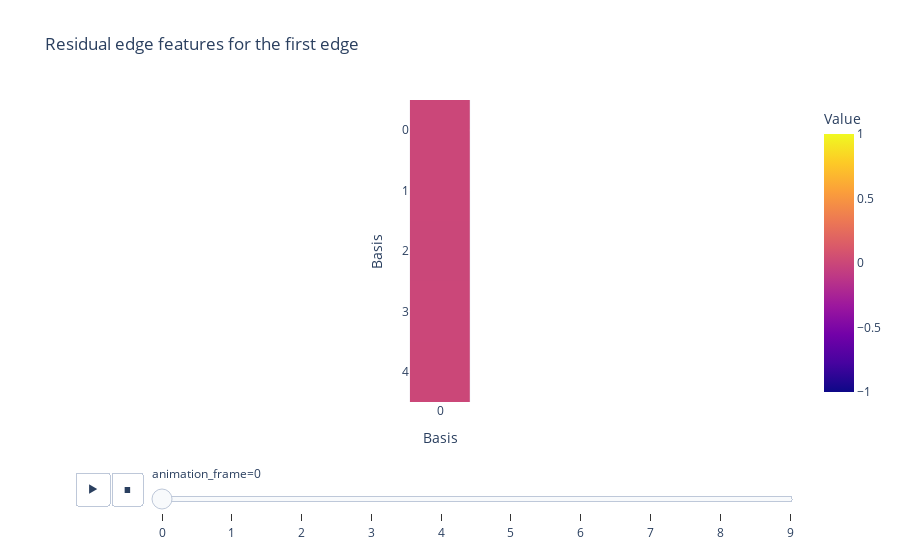

Notebook source saved alongside this figure:
### Code cell
irreps_edge_feature = o3.Irreps("2x0e+1x1o")

D_matrices = []
residual_rotated_edge_features = []

for idx, angle in enumerate(angles):
    alpha, beta, gamma = angle

    rotation_matrix = rotate_three_dimensions(alpha, beta, gamma)
    rotation_matrix = torch.tensor(rotation_matrix)
    if idx == 0:
        rotation_matrix_0 = rotation_matrix

    # Reference the rotation matrix to the first one
    rotation_matrix = rotation_matrix @ rotation_matrix_0.T

    D_matrix = irreps_edge_feature.D_from_matrix(rotation_matrix)
    D_matrix = D_matrix.detach().numpy()

    reference_rotated_edge_features = rotated_edge_features[0]
    # reference_rotated_edge_features = reference_rotated_edge_features.T

    dmat_rotated_edge_features = D_matrix @ reference_rotated_edge_features
    
    # dmat_rotated_edge_features =  reference_rotated_edge_features @ D_matrix.T
    # dmat_rotated_edge_features = D_matrix @ dmat_rotated_edge_features.T

    residual_rotated_edge_features.append(dmat_rotated_edge_features - rotated_edge_features[idx])

residual_rotated_edge_features = np.array(residual_rotated_edge_features)
fig = px.imshow(
    residual_rotated_edge_features, animation_frame=0, labels=dict(x="Basis", y="Basis", color="Value"),
    title="Residual edge features for the first edge", range_color=[-1, 1],
)
fig.update_xaxes(tickmode='linear')
fig.update_yaxes(tickmode='linear')
fig.show()

### Figure 1 — Plotly figure (JSON) as saved in the notebook; plotly's stock layout.template omitted (floating-point values rounded to 4 significant figures)
{"data": [{"coloraxis": "coloraxis", "hovertemplate": "Basis: %{x}<br>Basis: %{y}<br>Value: %{z}<extra></extra>", "name": "0", "type": "heatmap", "xaxis": "x", "yaxis": "y", "z": [[0], [0], [-7.278e-09], [0], [1.404e-07]]}], "layout": {"coloraxis": {"cmax": 1, "cmin": -1, "colorbar": {"title": {"text": "Value"}}, "colorscale": [[0, "#0d0887"], [0.1111, "#46039f"], [0.2222, "#7201a8"], [0.3333, "#9c179e"], [0.4444, "#bd3786"], [0.5556, "#d8576b"], [0.6667, "#ed7953"], [0.7778, "#fb9f3a"], [0.8889, "#fdca26"], [1, "#f0f921"]]}, "sliders": [{"active": 0, "currentvalue": {"prefix": "animation_frame="}, "len": 0.9, "pad": {"b": 10, "t": 60}, "steps": [{"args": [["0"], {"frame": {"duration": 0, "redraw": true}, "fromcurrent": true, "mode": "immediate", "transition": {"duration": 0, "easing": "linear"}}], "label": "0", "method": "animate"}, {"args": [["1"], {"frame": {"duration": 0, "redraw": true}, "fromcurrent": true, "mode": "immediate", "transition": {"duration": 0, "easing": "linear"}}], "label": "1", "method": "animate"}, {"args": [["2"], {"frame": {"duration": 0, "redraw": true}, "fromcurrent": true, "mode": "immediate", "transition": {"duration": 0, "easing": "linear"}}], "label": "2", "method": "animate"}, {"args": [["3"], {"frame": {"duration": 0, "redraw": true}, "fromcurrent": true, "mode": "immediate", "transition": {"duration": 0, "easing": "linear"}}], "label": "3", "method": "animate"}, {"args": [["4"], {"frame": {"duration": 0, "redraw": true}, "fromcurrent": true, "mode": "immediate", "transition": {"duration": 0, "easing": "linear"}}], "label": "4", "method": "animate"}, {"args": [["5"], {"frame": {"duration": 0, "redraw": true}, "fromcurrent": true, "mode": "immediate", "transition": {"duration": 0, "easing": "linear"}}], "label": "5", "method": "animate"}, {"args": [["6"], {"frame": {"duration": 0, "redraw": true}, "fromcurrent": true, "mode": "immediate", "transition": {"duration": 0, "easing": "linear"}}], "label": "6", "method": "animate"}, {"args": [["7"], {"frame": {"duration": 0, "redraw": true}, "fromcurrent": true, "mode": "immediate", "transition": {"duration": 0, "easing": "linear"}}], "label": "7", "method": "animate"}, {"args": [["8"], {"frame": {"duration": 0, "redraw": true}, "fromcurrent": true, "mode": "immediate", "transition": {"duration": 0, "easing": "linear"}}], "label": "8", "method": "animate"}, {"args": [["9"], {"frame": {"duration": 0, "redraw": true}, "fromcurrent": true, "mode": "immediate", "transition": {"duration": 0, "easing": "linear"}}], "label": "9", "method": "animate"}], "x": 0.1, "xanchor": "left", "y": 0, "yanchor": "top"}], "title": {"text": "Residual edge features for the first edge"}, "updatemenus": [{"buttons": [{"args": [null, {"frame": {"duration": 500, "redraw": true}, "fromcurrent": true, "mode": "immediate", "transition": {"duration": 500, "easing": "linear"}}], "label": "&#9654;", "method": "animate"}, {"args": [[null], {"frame": {"duration": 0, "redraw": true}, "fromcurrent": true, "mode": "immediate", "transition": {"duration": 0, "easing": "linear"}}], "label": "&#9724;", "method": "animate"}], "direction": "left", "pad": {"r": 10, "t": 70}, "showactive": false, "type": "buttons", "x": 0.1, "xanchor": "right", "y": 0, "yanchor": "top"}], "xaxis": {"anchor": "y", "constrain": "domain", "domain": [0, 1], "scaleanchor": "y", "tickmode": "linear", "title": {"text": "Basis"}}, "yaxis": {"anchor": "x", "autorange": "reversed", "constrain": "domain", "domain": [0, 1], "tickmode": "linear", "title": {"text": "Basis"}}}}
